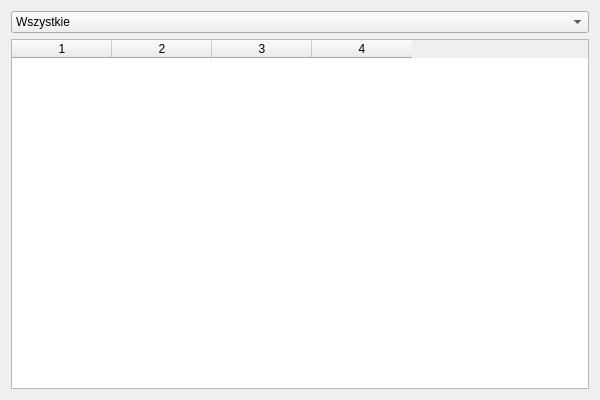
<?xml version="1.0" encoding="UTF-8"?>
<ui version="4.0">
 <class>raport_window</class>
 <widget class="QWidget" name="raport_window">
  <property name="geometry">
   <rect>
    <x>0</x>
    <y>0</y>
    <width>600</width>
    <height>400</height>
   </rect>
  </property>
  <property name="windowTitle">
   <string>Raport</string>
  </property>
  <layout class="QVBoxLayout" name="verticalLayout">
   <item>
    <widget class="QComboBox" name="typeFilter">
     <property name="editable">
      <bool>false</bool>
     </property>
     <item>
      <property name="text">
       <string>Wszystkie</string>
      </property>
     </item>
     <item>
      <property name="text">
       <string>film</string>
      </property>
     </item>
     <item>
      <property name="text">
       <string>book</string>
      </property>
     </item>
     <item>
      <property name="text">
       <string>series</string>
      </property>
     </item>
    </widget>
   </item>
   <item>
    <widget class="QTableWidget" name="tableWidget">
     <property name="columnCount">
      <number>4</number>
     </property>
     <property name="horizontalHeaderLabels">
      <stringlist>
       <string>Tytuł</string>
       <string>Typ</string>
       <string>Wyświetlenia</string>
       <string>Dostępy</string>
      </stringlist>
     </property>
    </widget>
   </item>
  </layout>
 </widget>
 <resources/>
 <connections/>
</ui>
